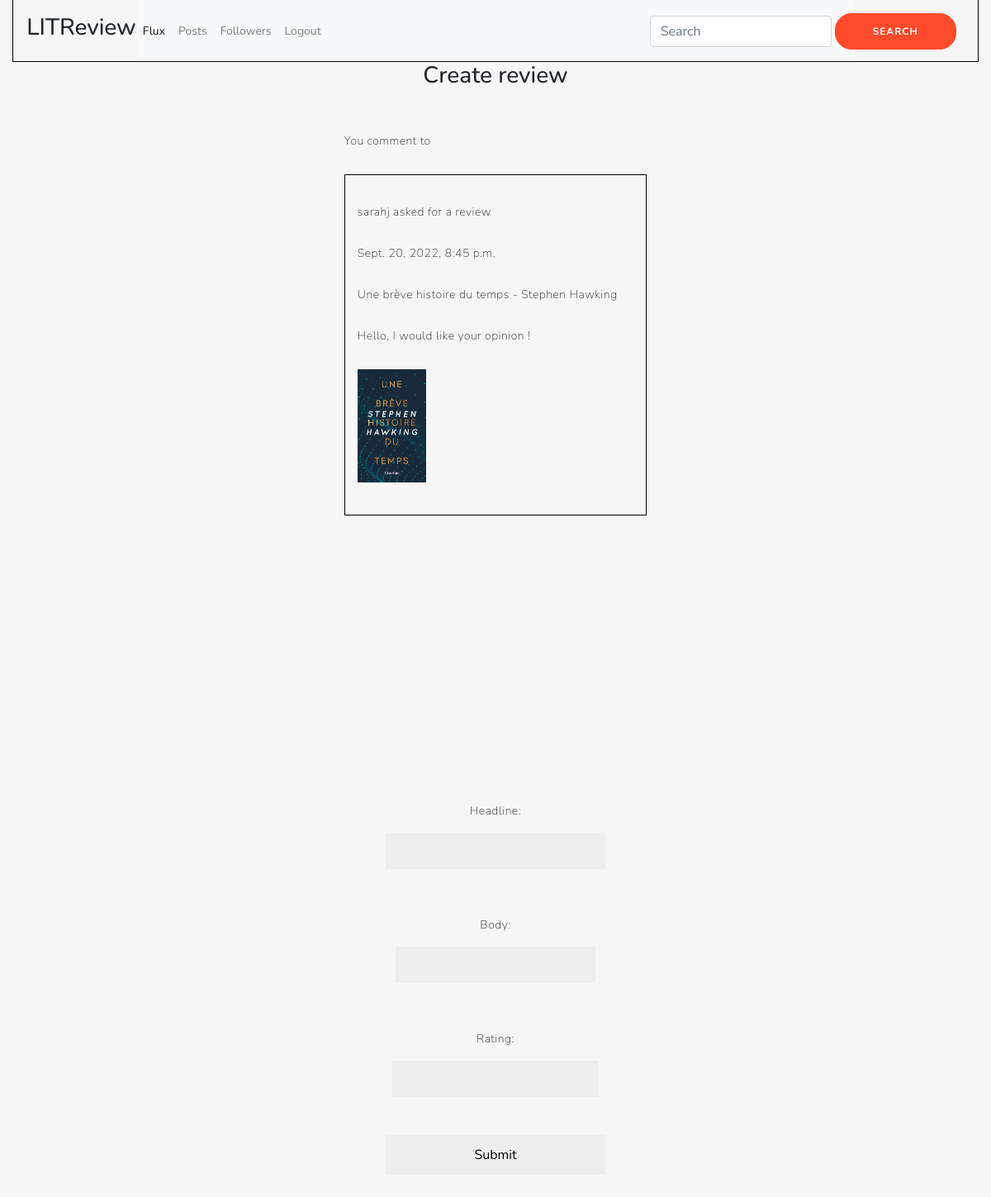
Page /flux/create_review/5/ on the committed database.
### ticket/models.py (models this page shows)
class Ticket(models.Model):
    title = models.CharField(max_length=128)
    description = models.TextField(max_length=2048, blank=True)
    user = models.ForeignKey(to=settings.AUTH_USER_MODEL, on_delete=models.CASCADE)
    image = models.ImageField(upload_to='images_critiques/', null=True, blank=True)
    time_created = models.DateTimeField(auto_now_add=True)

### user/models.py (models this page shows)
class User(AbstractUser):
    pass

### review/views.py (the view, shortened to what this page needs)
# urls.py: path('', create_review_view, name='review'),
def create_review_view(request, ticket_id):
    if request.method == "GET":
        form = ReviewForm
        ticket = get_ticket_with_id(ticket_id)
        return render(request, 'review/create_review.html', locals())

### ticket/models.py (called while the page is built)
def get_ticket_with_id(ticket_id):
    ticket = Ticket.objects.get(pk=ticket_id)
    return ticket

### templates/review/create_review.html (shortened to what this page needs)
{% extends "base_template.html" %}
{% block content %}
<div class="book">
    <h3 class="h3ticket">Create review</h3>
    <br>
    <p> You comment to   {% include 'ticket/ticket_snippet.html' with post=ticket %}</p>
    <form action="#" method="post">
        {{ form.as_p }}
        <input type="submit">
    </form>
    {% endblock %}

### templates/ticket/ticket_snippet.html (shortened to what this page needs)
<div class="ticket_snippet">
    <div>
        <p>{{post.user}} asked for a review</p>
        <p>{{post.time_created}}</p>
    </div>
    <div>
        <p>{{post.title}}</p>
        <p>{{post.description}}</p>
        {% if post.image %}
        <img src="{{ post.image.url }}" alt="arf">
        {% endif %}
        <br>
        <br>
    </div>
</div>

### static/style.css (style rules this page uses)
* { box-sizing: border-box; }
body { background: #f6f6f6; display: flex; justify-content: center; align-items: center; flex-direction: column; font-family: 'Nunito', sans-serif; min-height: 100vh; margin: -20px 0 50px; }
img { max-width: 25%; }
p { font-size: 14px; font-weight: 100; line-height: 20px; letter-spacing: 0.5px; margin: 20px 0 30px; }
form { background-color: rgba(255, 255, 255, 0); display: flex; align-items: center; justify-content: center; flex-direction: column; padding: 0 50px; height: 100%; text-align: center; }
input { background-color: #eee; border: none; padding: 12px 15px; margin: 8px 0; width: 100%; }
.ticket_snippet { border: solid black 0.2px; padding: 15px; margin: auto 0; }
.h3ticket { text-align: center; }

### rows in the picture
Ticket: user "sarahj", time_created "Sept. 20, 2022, 8:45 p.m.", title "Une brève histoire du temps - Stephen Hawking", description "Hello, I would like your opinion !", image (picture)
